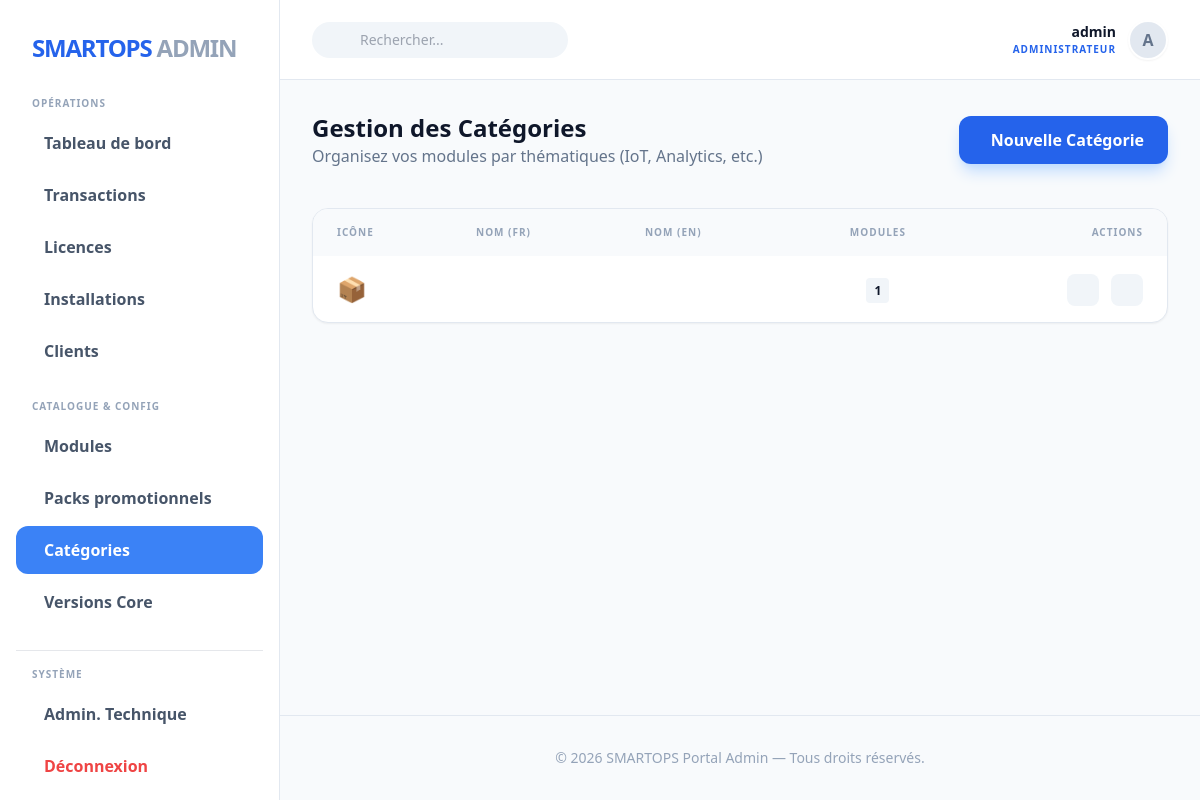
/fr/backoffice/categories/ (signed in), run on the app's committed database.
### users/models.py (models this page shows, shortened)
class User(AbstractUser):
    LANGUAGES = [
        ('fr', 'Français'),
        ('en', 'English'),
    ]
    language_preference = models.CharField(
        max_length=5,
        choices=LANGUAGES,
        default='fr',
        verbose_name="Langue préférée"
    )
    is_client = models.BooleanField(
        default=True,
        verbose_name="Est un client"
    )

### catalog/models.py (models this page shows, shortened)
class Category(models.Model):
    name = models.CharField(max_length=100, verbose_name="Nom")
    slug = models.SlugField(max_length=100, unique=True, help_text="Slug unique pour la catégorie")
    icon = models.CharField(max_length=50, help_text="Emoji ou nom d'icône Lucide", default="📦")
    class Meta:
        verbose_name = "Catégorie"
        verbose_name_plural = "Catégories"

### backoffice/views.py (the view)
# urls.py: path('categories/', views.category_list, name='category_list'),
@user_passes_test(is_admin)
def category_list(request):
    categories = Category.objects.all().annotate(modules_count=Count('modules'))
    return render(request, 'backoffice/category_list.html', {
        'categories': categories,
        'admin_name': request.user.username
    })

### backoffice/views.py (called while the page is built)
def is_admin(user):
    return user.is_superuser

### templates/backoffice/category_list.html (shortened to what this page needs)
{% extends "backoffice/base_backoffice.html" %}
{% block content %}
<div class="mb-10 flex justify-between items-center">
    <div>
        <h2 class="text-2xl font-black text-slate-900">Gestion des Catégories</h2>
        <p class="text-slate-500">Organisez vos modules par thématiques (IoT, Analytics, etc.)</p>
    </div>
    <a href="{% url 'backoffice:category_create' %}" class="bg-blue-600 text-white px-6 py-3 rounded-xl font-bold flex items-center gap-2 hover:bg-blue-700 shadow-lg shadow-blue-200 transition">
        Nouvelle Catégorie
    </a>
</div>
<div class="bg-white rounded-2xl border border-slate-200 shadow-sm overflow-hidden">
    <table class="w-full text-left">
        <thead>
            <tr class="bg-slate-50 text-[10px] uppercase tracking-widest text-slate-400 font-black">
                <th class="px-6 py-4">Icône</th>
                <th class="px-6 py-4">Nom (FR)</th>
                <th class="px-6 py-4">Nom (EN)</th>
                <th class="px-6 py-4 text-center">Modules</th>
                <th class="px-6 py-4 text-right">Actions</th>
            </tr>
        </thead>
        <tbody class="divide-y divide-slate-100">
            {% for cat in categories %}
            <tr class="hover:bg-slate-50 transition">
                <td class="px-6 py-4 text-2xl">{{ cat.icon }}</td>
                <td class="px-6 py-4 font-bold text-slate-900">{{ cat.name_fr }}</td>
                <td class="px-6 py-4 text-slate-500">{{ cat.name_en }}</td>
                <td class="px-6 py-4 text-center">
                    <span class="px-2 py-1 bg-slate-100 rounded text-xs font-bold">{{ cat.modules_count }}</span>
                </td>
                <td class="px-6 py-4 text-right space-x-2">
                    <a href="{% url 'backoffice:category_edit' cat.pk %}" class="inline-flex h-8 w-8 rounded-lg bg-slate-100 text-slate-500 hover:bg-blue-600 hover:text-white transition items-center justify-center">
                    </a>
                    <a href="{% url 'backoffice:category_delete' cat.pk %}" onclick="return confirm('Supprimer cette catégorie ?')" class="inline-flex h-8 w-8 rounded-lg bg-slate-100 text-slate-500 hover:bg-red-600 hover:text-white transition items-center justify-center">
                    </a>
                </td>
            </tr>
            {% empty %}
            <tr><td colspan="5" class="px-6 py-10 text-center text-slate-400 italic">Aucune catégorie créée.</td></tr>
            {% endfor %}
        </tbody>
    </table>
</div>
{% endblock %}

### templates/backoffice/base_backoffice.html (shortened to what this page needs)
{% load static i18n %}
<!DOCTYPE html>
<html lang="fr">
<head>
    <script src="https://cdn.tailwindcss.com"></script>
    <link rel="stylesheet" href="https://maxst.icons8.com/vue-static/landings/line-awesome/line-awesome/1.3.0/css/line-awesome.min.css">
</head>
<body class="bg-slate-50 text-slate-900 font-sans">
    <div class="flex">
        <aside class="dashboard-sidebar h-screen sticky top-0 bg-white border-r border-slate-200 overflow-y-auto">
            <div class="p-8">
                <a href="{% url 'backoffice:index' %}" class="flex items-center gap-3">
                    <span class="text-2xl font-black text-blue-600 tracking-tighter">SMARTOPS <span class="text-slate-400">ADMIN</span></span>
                </a>
            </div>
            <nav class="px-4 pb-4">
                <div class="px-4 mb-2 text-[10px] uppercase tracking-widest text-slate-400 font-black">Opérations</div>
                <ul class="space-y-1 mb-6">
                    <li>
                        <a href="{% url 'backoffice:index' %}" class="flex items-center gap-3 px-4 py-3 text-slate-600 rounded-xl hover:bg-blue-50 hover:text-blue-600 transition group ">
                            <span class="font-bold">Tableau de bord</span>
                        </a>
                    </li>
                    <li>
                        <a href="{% url 'backoffice:order_list' %}" class="flex items-center gap-3 px-4 py-3 text-slate-600 rounded-xl hover:bg-blue-50 hover:text-blue-600 transition ">
                            <span class="font-bold">Transactions</span>
                        </a>
                    </li>
                    <li>
                        <a href="{% url 'backoffice:license_list' %}" class="flex items-center gap-3 px-4 py-3 text-slate-600 rounded-xl hover:bg-blue-50 hover:text-blue-600 transition ">
                            <span class="font-bold">Licences</span>
                        </a>
                    </li>
                    <li>
                        <a href="{% url 'backoffice:installation_list' %}" class="flex items-center gap-3 px-4 py-3 text-slate-600 rounded-xl hover:bg-blue-50 hover:text-blue-600 transition ">
                            <span class="font-bold">Installations</span>
                        </a>
                    </li>
                    <li>
                        <a href="{% url 'backoffice:user_list' %}" class="flex items-center gap-3 px-4 py-3 text-slate-600 rounded-xl hover:bg-blue-50 hover:text-blue-600 transition ">
                            <span class="font-bold">Clients</span>
                        </a>
                    </li>
                </ul>
                <div class="px-4 mb-2 text-[10px] uppercase tracking-widest text-slate-400 font-black">Catalogue & Config</div>
                <ul class="space-y-1 mb-6">
                    <li>
                        <a href="{% url 'backoffice:module_list' %}" class="flex items-center gap-3 px-4 py-3 text-slate-600 rounded-xl hover:bg-blue-50 hover:text-blue-600 transition ">
                            <span class="font-bold">Modules</span>
                        </a>
                    </li>
                    <li>
                        <a href="{% url 'backoffice:bundle_list' %}" class="flex items-center gap-3 px-4 py-3 text-slate-600 rounded-xl hover:bg-blue-50 hover:text-blue-600 transition ">
                            <span class="font-bold">Packs promotionnels</span>
                        </a>
                    </li>
                    <li>
                        <a href="{% url 'backoffice:category_list' %}" class="flex items-center gap-3 px-4 py-3 text-slate-600 rounded-xl hover:bg-blue-50 hover:text-blue-600 transition {% if request.resolver_match.url_name == 'category_list' %}sidebar-active{% endif %}">
                            <span class="font-bold">Catégories</span>
                        </a>
                    </li>
                    <li>
                        <a href="{% url 'backoffice:core_version_list' %}" class="flex items-center gap-3 px-4 py-3 text-slate-600 rounded-xl hover:bg-blue-50 hover:text-blue-600 transition ">
                            <span class="font-bold">Versions Core</span>
                        </a>
                    </li>
                </ul>
                <div class="px-4 mb-2 text-[10px] uppercase tracking-widest text-slate-400 font-black border-t pt-4">Système</div>
                <ul class="space-y-1">
                    <li>
                        <a href="/django-admin/" target="_blank" class="flex items-center gap-3 px-4 py-3 text-slate-600 rounded-xl hover:bg-blue-50 hover:text-blue-600 transition">
                            <span class="font-bold">Admin. Technique</span>
                        </a>
                    </li>
                    <li>
                        <a href="{% url 'account_logout' %}" class="flex items-center gap-3 px-4 py-3 text-red-500 rounded-xl hover:bg-red-50 transition">
                            <span class="font-bold">Déconnexion</span>
                        </a>
                    </li>
                </ul>
            </nav>
        </aside>
        <main class="dashboard-body flex flex-col">
            <header class="h-20 bg-white border-b border-slate-200 px-8 flex items-center justify-between">
                <div class="flex items-center gap-4">
                    <div class="relative hidden md:block">
                        <input type="text" placeholder="Rechercher..." class="pl-12 pr-4 py-2 bg-slate-100 border-none rounded-full text-sm focus:ring-2 focus:ring-blue-500 w-64 transition">
                    </div>
                </div>
                <div class="flex items-center gap-6">
                    <div class="flex items-center gap-3">
                        <div class="text-right">
                            <p class="text-sm font-bold text-slate-900">{{ admin_name }}</p>
                            <p class="text-[10px] font-bold text-blue-600 uppercase tracking-widest">Administrateur</p>
                        </div>
                        <div class="h-10 w-10 rounded-full bg-slate-200 flex items-center justify-center text-slate-500 font-bold border-2 border-white shadow-sm">
                            {{ admin_name|slice:":1"|upper }}
                        </div>
                    </div>
                </div>
            </header>
            <div class="p-8">
                {% block content %}{% endblock %}
            </div>
            <footer class="mt-auto p-8 border-t border-slate-200 text-sm text-slate-400 text-center">
                &copy; 2026 SMARTOPS Portal Admin — Tous droits réservés.
            </footer>
        </main>
    </div>
</body>
</html>

### templates/backoffice/base_backoffice.html (style rules this page uses)
.sidebar-active { background: #3b82f6; color: white !important; }
.dashboard-sidebar { width: 280px; transition: all 0.3s; }
.dashboard-body { flex: 1; min-height: 100vh; background: #f8fafc; }

### data on the page
User: username "admin", username "A"
Category: icon "📦", modules_count "1"
